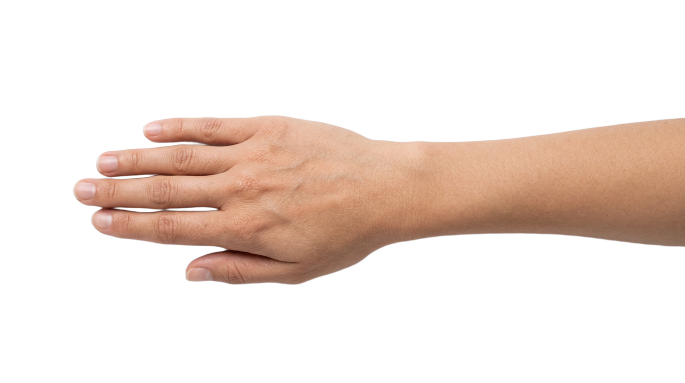
#> input picture tools/hands_src/open.png, 685 x 383 px, found by its file name; its folder holds 3 pictures in this run
$ python process_hands_ai.py
#> lines starting #> are read from the running program, lines starting #| are printed output that depends on the picture; after the words box and inside, x2 and y2 are one past the last pixel; in counts of white or black regions, pixels touching at a corner belong together
"""Build src/hands.js from the three photo-real hand cut-outs in tools/hands_src/ (hand on the left, forearm to the right).
The photographed arm is cut by the image edge, so its last columns fade out and the page continues the forearm with a smooth
skin-coloured fan (see armPath in the HTML), widening like a real forearm."""
import json, base64, io, numpy as np
from PIL import Image, ImageFilter
from scipy.ndimage import gaussian_filter1d
FADE = 120
out = {}
for name in ['open', 'point1', 'point2']:
    im = Image.open(f'tools/hands_src/{name}.png').convert('RGBA')
#> im is the input picture: PIL image 685x383 RGBA; mean R, G, B, A 218, 204.1, 198.8, 69.1
    a = np.array(im).astype(float)
    H, W = a.shape[:2]
#> H = 383; W = 685
    alpha = a[:, :, 3]
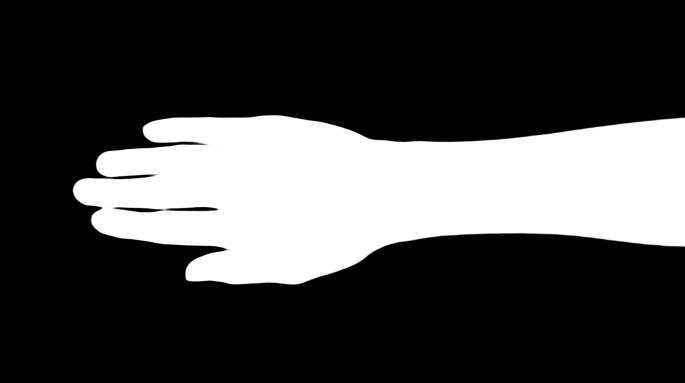
#> alpha: shape (383, 685) float64; min 0, max 255, mean 69.1
    ys, xs = np.where(alpha > 20)
    x0c, y0c, y1c = int(xs.min()) - 3, int(ys.min()) - 3, int(ys.max()) + 4
#> x0c = 69; y0c = 112; y1c = 288
    # trim the last columns (edge artefacts) -> arm photo ends at ax
    ax = W - 6
#> ax = 679
    crop = a[y0c:y1c, x0c:ax, :].copy()
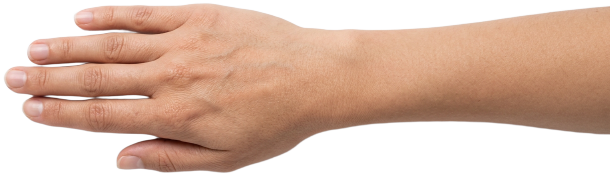
#> crop: shape (176, 610, 4) float64; mean R, G, B, A 196.1, 161.6, 144.4, 166.9; transparent parts drawn white
    h, w = crop.shape[:2]
#> h = 176; w = 610
    # fade the end of the photo
    ramp = np.ones(w); ramp[w - FADE:] = np.linspace(1, 0, FADE)
#> after `ramp = np.ones(w)`: ramp = 610 values from 1 to 1
    crop[:, :, 3] *= ramp[None, :]
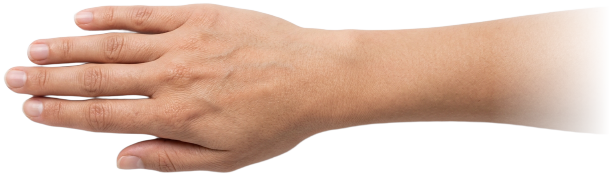
#> crop: shape (176, 610, 4) float64; 13.18% of pixels changed, all inside (x1, y1, x2, y2) = (491, 5, 610, 135); transparent parts drawn white
    al = alpha[y0c:y1c, x0c:ax]
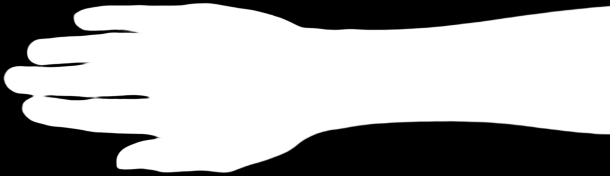
#> al: shape (176, 610) float64; min 0, max 255, mean 166.9
    def edge(x):
        rows = np.where(al[:, x] > 128)[0]
        return int(rows[0]), int(rows[-1])
    xe = w - 1
#> xe = 609
    yt, yb = edge(xe - 2)
#> in edge, `rows = np.where(al[:, x] > 128)[0]`: rows = 128 values from 6 to 133
#> yt = 6; yb = 133
    # slopes of the forearm edges over the last 220 px
    xsamp = np.arange(w - 220, w - 4, 6)
#> xsamp = 36 values from 390 to 600
    tops = np.array([edge(x)[0] for x in xsamp]); bots = np.array([edge(x)[1] for x in xsamp])
#> after `tops = np.array([edge(x)[0] for x in xsamp])`: tops = 36 values, max 30 at index 0, min 7 at index 34, mean 19.11
#> after `bots = np.array([edge(x)[1] for x in xsamp])`: bots = 36 values, max 133 at index 34, min 120 at index 7, mean 124.4
    sT = float(np.polyfit(xsamp, tops, 1)[0]); sB = float(np.polyfit(xsamp, bots, 1)[0])
#> after `sT = float(np.polyfit(xsamp, tops, 1)[0])`: sT = -0.119
#> after `sB = float(np.polyfit(xsamp, bots, 1)[0])`: sB = 0.0632
    # colour profile across the arm at the end of the photo (use the un-faded pixels just before the fade)
    xa, xb = w - 36, w - 6
#> xa = 574; xb = 604
    seg = a[y0c:y1c, x0c + xa:x0c + xb, :3]
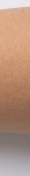
#> seg: shape (176, 30, 3) float64; mean R, G, B 180.6, 145.5, 124.9
    wgt = (al[:, xa:xb] > 200)[:, :, None]
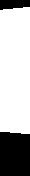
#> wgt: shape (176, 30, 1) bool; 70.8% white; 2 black regions, box (x1, y1, x2, y2) and area: (0, 132, 30, 176) 1291, (0, 0, 30, 10) 249
    prof = (seg * wgt).sum(axis=1) / np.maximum(wgt.sum(axis=1), 1)
#> prof = 176 rows, first 8: [0, 0, 0], [0, 0, 0], [0, 0, 0], [0, 0, 0], [0, 0, 0], [0, 0, 0], [0, 0, 0], [209.6, 179.1, 159.7]
    t0, b0 = edge(xa)[0], edge(xb - 1)[1]
#> t0 = 9
    t1, b1 = edge(xa)[0], edge(xb - 1)[1]
    prof = gaussian_filter1d(prof, 3, axis=0, mode='nearest')
#> prof = 176 rows, first 8: [3.11, 2.62, 2.32], [6.91, 5.81, 5.13], [13.92, 11.69, 10.3], [25.49, 21.35, 18.78], [42.6, 35.56, 31.2], [65.24, 54.27, 47.47], [92.07, 76.26, 66.46], [120.5, 99.36, 86.2]
    # rows of the arm at the far end (yt..yb) mapped to the profile rows taken at the fade start
    pt, pb = edge(xa)
    pt2, pb2 = edge(xb - 1)
    pt, pb = min(pt, pt2), max(pb, pb2)
    stops = []
    n = 14
    for i in range(n + 1):
        t = i / n
        r = prof[int(round(pt + t * (pb - pt)))]
        stops.append([round(t, 3), int(r[0]), int(r[1]), int(r[2])])
#> this loop made 15 passes
#> r on passes 1 to 12: [120.5, 99.36, 86.2], [216.5, 170.2, 138.8], [218.7, 169.3, 134.6], [219.7, 169, 134.3], [217.7, 167, 132.9], [212.7, 160.9, 125.9], [204.3, 151, 116.1], [196.5, 143.2, 109], [186.4, 134.1, 101.6], [173.8, 123.7, 93.24], [162.9, 115.6, 88.29], [148.9, 106.4, 81.97]
#> after the loop, stops = 15 items, first 6: [0, 120, 99, 86], [0.071, 216, 170, 138], [0.143, 218, 169, 134], [0.214, 219, 169, 134], [0.286, 217, 166, 132], [0.357, 212, 160, 125]
    # anchor: open hand = centre of the palm/fingers area; pointing = fingertip
    cols = np.where((al > 128).any(axis=0))[0]
#> cols = 606 values from 4 to 609
    if name == 'open':
        hand = al[:, :int(w * 0.52)] > 128
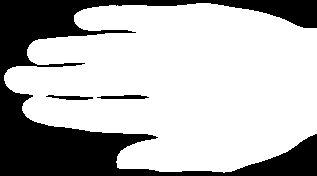
#> hand: shape (176, 317) bool; 71% white; 3 black regions, box (x1, y1, x2, y2) and area: (0, 0, 317, 176) 15889, (97, 95, 149, 99) 159, (46, 95, 93, 100) 137
        yy, xx = np.where(hand)
        cx, cy = float(xx.mean()), float(yy.mean())
#> cx = 179.3; cy = 83.65
    else:
        xm = int(cols.min())
        rows = np.where(al[:, xm:xm + 6].max(axis=1) > 128)[0]
        cx, cy = float(xm + 6), float(rows.mean())
    img = Image.fromarray(crop.astype(np.uint8), 'RGBA')
    buf = io.BytesIO(); img.save(buf, 'WEBP', quality=92, alpha_quality=100, method=4)
    out[name] = {'b': base64.b64encode(buf.getvalue()).decode(), 'w': w, 'h': h, 'cx': round(cx, 1), 'cy': round(cy, 1),
                 'ax': w, 'fd': FADE, 'yt': yt, 'yb': yb, 'yt0': edge(w - FADE)[0], 'yb0': edge(w - FADE)[1], 'sT': round(sT, 5), 'sB': round(sB, 5), 'prof': stops}
    print(name, (w, h), 'anchor', (round(cx), round(cy)), 'arm rows', yt, yb, 'slopes', round(sT, 3), round(sB, 3), 'bytes', len(buf.getvalue()))
#| open (610, 176) anchor (179, 84) arm rows 6 133 slopes -0.119 0.063 bytes 21674
#> pass 2 of the loop `for name in ['open', 'point1', 'point2']:`:
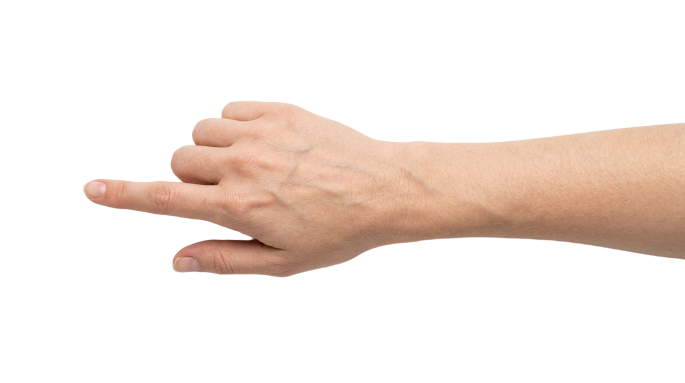
#> input picture tools/hands_src/point1.png, 685 x 383 px, found by its file name
#> im is the input picture: PIL image 685x383 RGBA; mean R, G, B, A 225.4, 214, 207, 63.7
#> `alpha = a[:, :, 3]`:
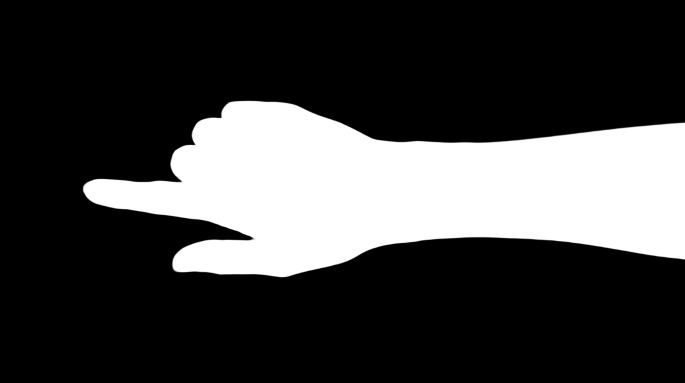
#> alpha: shape (383, 685) float64; min 0, max 255, mean 63.7
#> x0c = 79; y0c = 97; y1c = 281
#> al: shape (184, 600) float64
#> seg: shape (184, 30, 3) float64
#> `wgt = (al[:, xa:xb] > 200)[:, :, None]`:
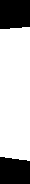
#> wgt: shape (184, 30, 1) bool; 71.1% white; 2 black regions, box (x1, y1, x2, y2) and area: (0, 0, 30, 29) 842, (0, 157, 30, 184) 753
#> `prof = (seg * wgt).sum(axis=1) / np.maximum(wgt.sum(axis=1), 1)`: prof = 184 rows, first 8: [0, 0, 0], [0, 0, 0], [0, 0, 0], [0, 0, 0], [0, 0, 0], [0, 0, 0], [0, 0, 0], [0, 0, 0]
#> the loop `for i in range(n + 1):` made 15 passes
#> r on passes 1 to 8: [98.2, 85.59, 76.08], [230.7, 193.5, 165.5], [232.6, 192.8, 163.5], [235.2, 195.9, 167.5], [234.5, 195.6, 166.4], [230.5, 188.5, 157.6], [224, 178.2, 145.7], [214.4, 166.1, 132.4]
#> after the loop `for i in range(n + 1):`: stops = 15 items, first 6: [0, 98, 85, 76], [0.071, 230, 193, 165], [0.143, 232, 192, 163], [0.214, 235, 195, 167], [0.286, 234, 195, 166], [0.357, 230, 188, 157]
#> cols = 596 values from 4 to 599
#> xm = 4
#> `rows = np.where(al[:, xm:xm + 6].max(axis=1) > 128)[0]`: rows = 17 values from 85 to 101
#> `cx, cy = float(xm + 6), float(rows.mean())`: cx = 10; cy = 93
#> img: PIL image 600x184 RGBA
#| point1 (600, 184) anchor (10, 93) arm rows 26 160 slopes -0.102 0.102 bytes 18104
#> pass 3 of the loop `for name in ['open', 'point1', 'point2']:`:
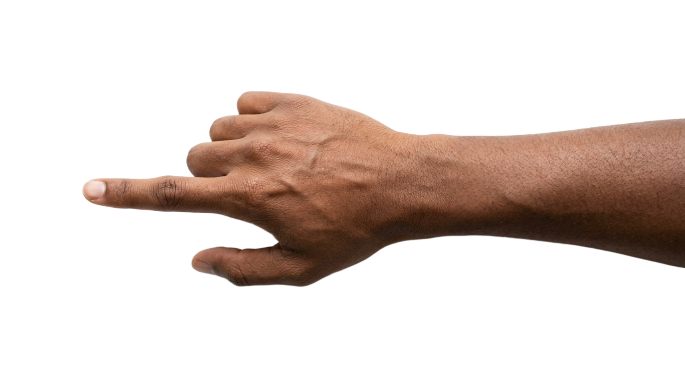
#> input picture tools/hands_src/point2.png, 685 x 383 px, found by its file name
#> im is the input picture: PIL image 685x383 RGBA; mean R, G, B, A 204.1, 193, 186.8, 66.4
#> `alpha = a[:, :, 3]`:
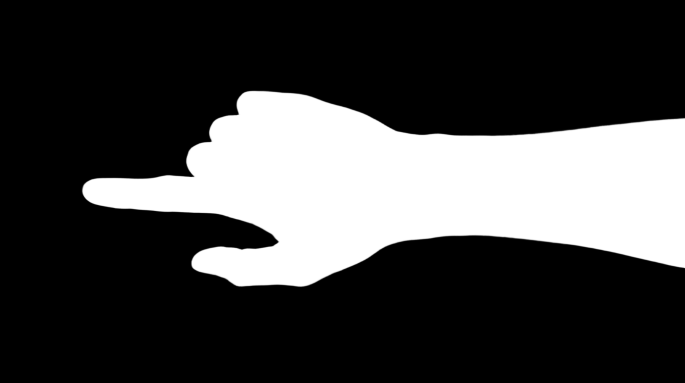
#> alpha: shape (383, 685) float64; min 0, max 255, mean 66.4
#> y0c = 87; y1c = 290
#> al: shape (203, 600) float64
#> seg: shape (203, 30, 3) float64
#> `wgt = (al[:, xa:xb] > 200)[:, :, None]`:
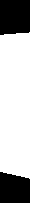
#> wgt: shape (203, 30, 1) bool; 69.8% white; 2 black regions, box (x1, y1, x2, y2) and area: (0, 0, 30, 35) 1009, (0, 172, 30, 203) 833
#> `prof = (seg * wgt).sum(axis=1) / np.maximum(wgt.sum(axis=1), 1)`: prof = 203 rows, first 8: [0, 0, 0], [0, 0, 0], [0, 0, 0], [0, 0, 0], [0, 0, 0], [0, 0, 0], [0, 0, 0], [0, 0, 0]
#> the loop `for i in range(n + 1):` made 15 passes
#> r on passes 1 to 8: [103.3, 86.75, 78.99], [176.6, 129.4, 108.5], [181.4, 132.1, 110.7], [181.2, 133.2, 114.5], [170.8, 123.5, 104.4], [158.3, 110.3, 90.4], [130.6, 84.11, 64.4], [108.7, 65.3, 46.21]
#> after the loop `for i in range(n + 1):`: stops = 15 items, first 6: [0, 103, 86, 78], [0.071, 176, 129, 108], [0.143, 181, 132, 110], [0.214, 181, 133, 114], [0.286, 170, 123, 104], [0.357, 158, 110, 90]
#> cols = 597 values from 3 to 599
#> xm = 3
#> `rows = np.where(al[:, xm:xm + 6].max(axis=1) > 128)[0]`: rows = 18 values from 95 to 112
#> `cx, cy = float(xm + 6), float(rows.mean())`: cx = 9; cy = 103.5
#> img: PIL image 600x203 RGBA
#| point2 (600, 203) anchor (9, 104) arm rows 32 179 slopes -0.09 0.145 bytes 27150
open('src/hands.js', 'w').write('window.HANDS=' + json.dumps(out, separators=(',', ':')) + ';\n')
